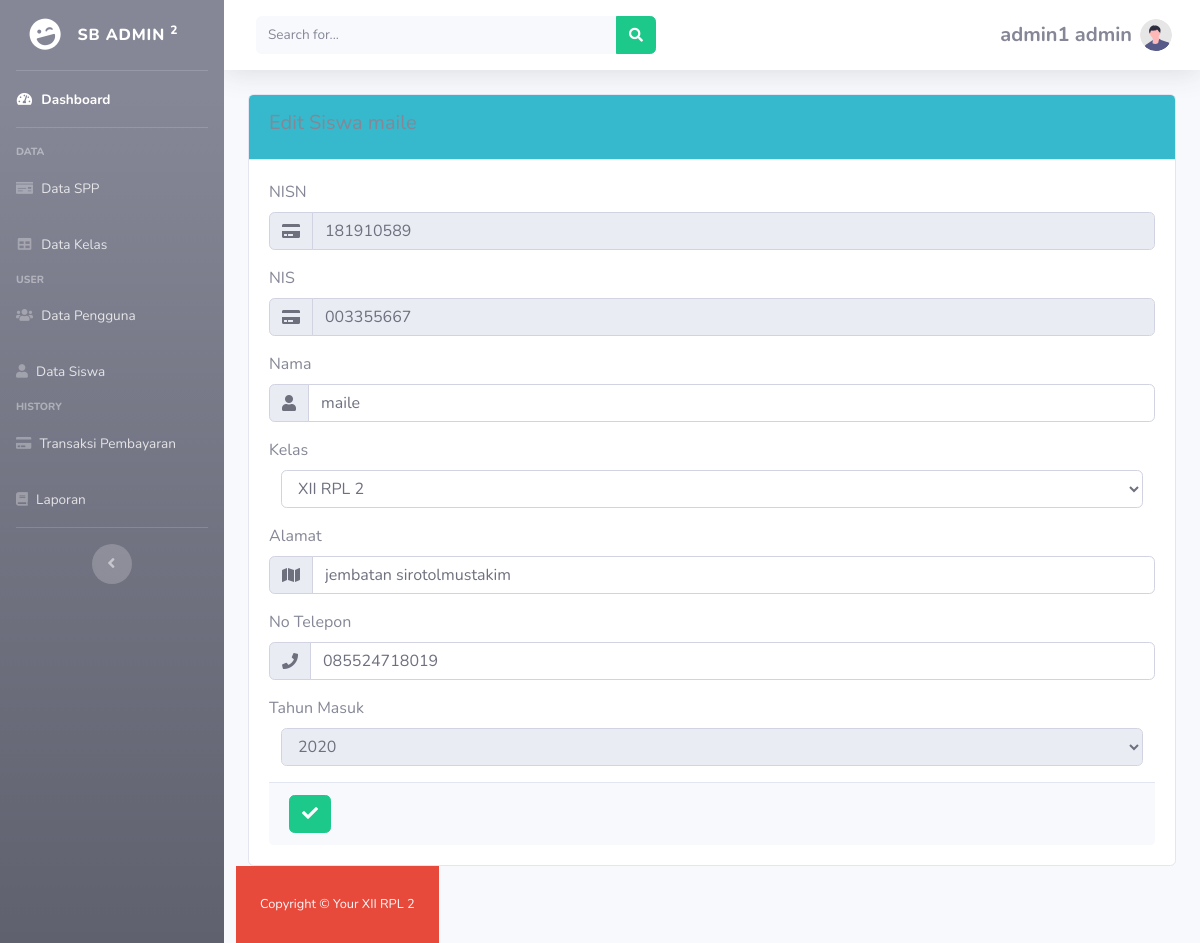
Page /edit_siswa.php?id=181910589 (signed in) on the committed database.
### tables this page shows
CREATE TABLE `siswa` (
  `nisn` varchar(11) NOT NULL,
  `nis` varchar(11) NOT NULL,
  `nama` varchar(35) NOT NULL,
  `id_kelas` int(10) NOT NULL,
  `alamat` text NOT NULL,
  `no_telp` varchar(30) NOT NULL,
  `id_spp` int(11) NOT NULL
);

### loli4.php (the view, shortened to what this page needs)
    <?php
    if($_SESSION['level']=="admin"){
    ?>
<body id="page-top">
    <div id="wrapper">
        <ul class="navbar-nav bg-gradient-secondary sidebar sidebar-dark accordion" id="accordionSidebar">
            <a class="sidebar-brand d-flex align-items-center justify-content-center" href="index.html">
                <div class="sidebar-brand-icon rotate-n-15">
                    <i class="fas fa-laugh-wink"></i>
                </div>
                <div class="sidebar-brand-text mx-3">SB Admin <sup>2</sup></div>
            </a>
            <hr class="sidebar-divider my-0">
            <li class="nav-item active">
                <a class="nav-link" href="dashboard.php">
                    <i class="fas fa-fw fa-tachometer-alt"></i>
                    <span>Dashboard</span></a>
            </li>
            <hr class="sidebar-divider">
            <div class="sidebar-heading">
                Data
            </div>
            <li class="nav-item">
                <a class="nav-link" href="spp.php">
                    <i class="fas fa-money-check"></i>
                    <span>Data SPP</span></a>
            </li>
            <li class="nav-item">
                <a class="nav-link" href="kelas.php">
                    <i class="fas fa-fw fa-table"></i>
                    <span>Data Kelas</span></a>
            </li>
             <div class="sidebar-heading">
                User
            </div>
            <li class="nav-item">
                <a class="nav-link" href="pengguna.php">
                    <i class="fas fa-users"></i>
                    <span>Data Pengguna</span></a>
            </li>
             <li class="nav-item">
                <a class="nav-link" href="siswa.php">
                    <i class="fas fa-user"></i>
                    <span>Data Siswa</span></a>
            </li>
              <div class="sidebar-heading">
                History
            </div>
            <li class="nav-item">
                <a class="nav-link" href="pengguna.php">
                    <i class="fas fa-credit-card"></i>
                    <span>Transaksi Pembayaran</span></a>
            </li>
             <li class="nav-item">
                <a class="nav-link" href="siswa.php">
                    <i class="fas fa-book"></i>
                    <span>Laporan</span></a>
            </li>
            <hr class="sidebar-divider d-none d-md-block">
            <div class="text-center d-none d-md-inline">
                <button class="rounded-circle border-0" id="sidebarToggle"></button>
            </div>
        </ul>
        <div id="content-wrapper" class="d-flex flex-column">
            <div id="content">
                <nav class="navbar navbar-expand navbar-light bg-white topbar mb-4 static-top shadow">
                    <form
                        class="d-none d-sm-inline-block form-inline mr-auto ml-md-3 my-2 my-md-0 mw-100 navbar-search">
                        <div class="input-group">
                            <input type="text" class="form-control bg-light border-0 small" placeholder="Search for..."
                                aria-label="Search" aria-describedby="basic-addon2">
                            <div class="input-group-append">
                                <button class="btn btn-success" type="button">
                                    <i class="fas fa-search fa-sm"></i>
                                </button>
                            </div>
                        </div>
                    </form>
                    <ul class="navbar-nav ml-auto">
                        <li class="nav-item dropdown no-arrow d-sm-none">
                        <li class="nav-item dropdown no-arrow">
                            <a class="nav-link dropdown-toggle" href="#" id="userDropdown" role="button"
                                data-toggle="dropdown" aria-haspopup="true" aria-expanded="false">
                                <span class="mr-2 d-none d-lg-inline text-gray-600 small">
                                <p align="center"><h5 align="center"> <b><?php echo $_SESSION['username']; ?></b> <b><?php echo $_SESSION['level']; ?></h5></b></p></span>
                                <img class="img-profile rounded-circle"
                                    src="img/undraw_profile.svg">
                            </a>
                        </li>
                    </ul>
                </nav>
                <div class="container-fluid">
 <div class="content">
        <div class="row">
          <div class="col-md-12">
            <div class="card">
              <div class="card-header py-3 bg-info">
                <h5 class="title">Edit Siswa <?php echo $data['nama']; ?></h5>
              </div>
              <div class="card-body">
                 <form method="POST" action="proses_editsiswa.php" enctype="multipart/form-data" >
                  <section class="base">
                  <div class="row">
                    <div class="col-md-12">
                      <div class="form-group">
                        <label>NISN</label>
                        <div class="input-group">
                      <div class="input-group-prepend">
                        <div class="input-group-text"><i class="fas fa-credit-card"></i></div>
                      </div>
                        <input type="text" class="form-control" name="nisn" value="<?php echo $data['nisn']; ?>" disabled="" />
                      </div>
                    </div>
                      <div class="form-group">
                        <label>NIS</label>
                        <div class="input-group">
                      <div class="input-group-prepend">
                        <div class="input-group-text"><i class="fas fa-credit-card"></i></div>
                      </div>
                        <input type="text" class="form-control" name="nis" value="<?php echo $data['nis']; ?>" disabled=""/>
                      </div>
                    </div>
                       <div class="form-group">
                        <label>Nama</label>
                        <div class="input-group">
                      <div class="input-group-prepend">
                        <div class="input-group-text"><i class="fas fa-user"></i></div>
                      </div>
                        <input type="text" class="form-control" name="nama" value="<?php echo $data['nama']; ?>"  />
                      </div>
                    </div>
                         <div class="form-group">
                      <label>Kelas</label>
                      <div class="input-group">
                    <div class="col-lg-12 col-md-12">
                <select  class="form-control" name="id_kelas">
                      <?php
                       $idkelasyangdipilih=$data['id_kelas'];
                          $query = "SELECT * FROM kelas ORDER BY nama_kelas ASC";
                          $result = mysqli_query($koneksi, $query);
                          while($row = mysqli_fetch_assoc($result))
                          {
                          ?>
                      <option class="bg-light" value="<?php echo $row['id_kelas']; ?>" <?php if($row['id_kelas']=="$idkelasyangdipilih"){?> selected="selected" <?php } ?>><?php echo $row['nama_kelas']; ?></option>
                     <?php
                          }
                          ?>
                     </select>
                     </div>
                     </div>
                </div>
                <div class="form-group">
                        <label>Alamat</label>
                        <div class="input-group">
                      <div class="input-group-prepend">
                        <div class="input-group-text"><i class="fas fa-map"></i></div>
                      </div>
                        <input type="text" class="form-control" name="alamat" value="<?php echo $data['alamat']; ?>"  />
                      </div>
                    </div>
                      <div class="form-group">
                        <label>No Telepon</label>
                        <div class="input-group">
                      <div class="input-group-prepend">
                        <div class="input-group-text"><i class="fas fa-phone"></i></div>
                      </div>
                        <input type="text" class="form-control" name="notelp" value="<?php echo $data['no_telp']; ?>"  />
                      </div>
                    </div>
                     <div class="form-group">
                      <label>Tahun Masuk</label>
                      <div class="input-group">
                     <div class="col-lg-12 col-md-12">
                <select  class="form-control" name="tahun" disabled="">
                      <?php
                          $query = "SELECT * FROM spp ORDER BY tahun ASC";
                          $result = mysqli_query($koneksi, $query);
                          while($row = mysqli_fetch_assoc($result))
                          {
                          ?>
                     <option class="bg-light" value="<?php echo $row['id_spp']; ?>"><?php echo $row['tahun']; ?></option>
                     <?php
                          }
                          ?>
                     </select>
                     </div>
                     </div>
                </div>
                  </div>
                   </section>
                    <div class="card-footer">
                      <button type="submit" class="btn btn-fill btn-success"><i class="fas fa-check"></i></button>
                    </div>
                </form>
              </div>
            </div>
          </div>
                      <br><br>
                                                     <?php
}
else if($_SESSION['level']=="petugas"){
   ?>
     <?php
    }
    ?>

### rows in the picture
siswa: nisn "181910589", nis "003355667", nama "maile", alamat "jembatan sirotolmustakim", notelp "085524718019"

### other values in the picture
$_SESSION['username'] "admin1"
$_SESSION['level'] "admin"
form field id_kelas "XII RPL 2"
form field tahun "2020"
